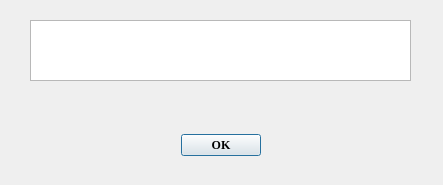
<?xml version="1.0" encoding="UTF-8"?>
<ui version="4.0">
 <class>DialogOK</class>
 <widget class="QDialog" name="DialogOK">
  <property name="geometry">
   <rect>
    <x>0</x>
    <y>0</y>
    <width>443</width>
    <height>185</height>
   </rect>
  </property>
  <property name="windowTitle">
   <string>Dialog</string>
  </property>
  <widget class="QDialogButtonBox" name="buttonBox">
   <property name="geometry">
    <rect>
     <x>180</x>
     <y>130</y>
     <width>81</width>
     <height>31</height>
    </rect>
   </property>
   <property name="font">
    <font>
     <family>Georgia</family>
     <weight>75</weight>
     <bold>true</bold>
    </font>
   </property>
   <property name="orientation">
    <enum>Qt::Horizontal</enum>
   </property>
   <property name="standardButtons">
    <set>QDialogButtonBox::Ok</set>
   </property>
  </widget>
  <widget class="QTextBrowser" name="textBrowser">
   <property name="geometry">
    <rect>
     <x>30</x>
     <y>20</y>
     <width>381</width>
     <height>61</height>
    </rect>
   </property>
   <property name="font">
    <font>
     <family>Georgia</family>
    </font>
   </property>
  </widget>
 </widget>
 <resources/>
 <connections>
  <connection>
   <sender>buttonBox</sender>
   <signal>accepted()</signal>
   <receiver>DialogOK</receiver>
   <slot>accept()</slot>
   <hints>
    <hint type="sourcelabel">
     <x>248</x>
     <y>254</y>
    </hint>
    <hint type="destinationlabel">
     <x>157</x>
     <y>274</y>
    </hint>
   </hints>
  </connection>
  <connection>
   <sender>buttonBox</sender>
   <signal>rejected()</signal>
   <receiver>DialogOK</receiver>
   <slot>reject()</slot>
   <hints>
    <hint type="sourcelabel">
     <x>316</x>
     <y>260</y>
    </hint>
    <hint type="destinationlabel">
     <x>286</x>
     <y>274</y>
    </hint>
   </hints>
  </connection>
 </connections>
</ui>
